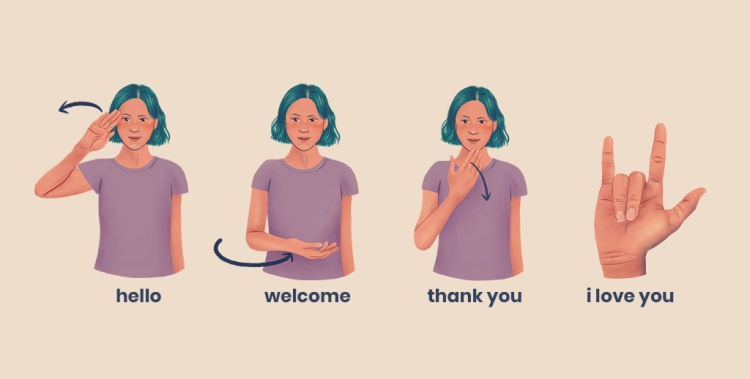
#> input picture images/general_image.jpg, 750 x 379 px
$ python -i gesture_data_collector.py   (imports and definitions only)
#> lines starting #> are read from the running program, lines starting #| are printed output that depends on the picture
#> further down, picture is the input picture: shape (379, 750, 3); mean B, G, R 188.2, 201.9, 225.3
"""
Advanced Gesture Data Collector
--------------------------------
Captures segmented hand images for sign/gesture recognition training.

This script uses the previously saved 'hand_histogram.pkl' to segment
your hand and automatically captures gesture images into folders.

Workflow:
1. Ensure 'hand_histogram.pkl' exists (created by the histogram generator).
2. Run this script.
3. Enter gesture ID and name.
4. Place your hand inside the ROI (green box).
5. Press 'C' to start capturing, 'C' again to pause.
6. Automatically saves 1000 processed gesture images to:
       gestures/<gesture_id>/

Features:
- CLAHE lighting normalization
- Robust histogram-based skin segmentation
- Smooth, filled, solid white-hand masks
- SQLite database integration for gesture metadata

Dependencies:
    OpenCV, NumPy, Pickle, SQLite3
"""

import cv2
import numpy as np
import os
import pickle
import random
import sqlite3


# ===============================================================
# Global Parameters
# ===============================================================

IMG_WIDTH, IMG_HEIGHT = 50, 50
ROI_X, ROI_Y, ROI_W, ROI_H = 360, 120, 180, 240
TOTAL_IMAGES = 1000


# ===============================================================
# Utility Functions
# ===============================================================

def equalize_brightness(frame):
    """Apply CLAHE to reduce lighting variations."""
    lab = cv2.cvtColor(frame, cv2.COLOR_BGR2LAB)
#> lab: shape (379, 750, 3); mean of channels 0, 1, 2 211.2, 134.4, 138
    l, a, b = cv2.split(lab)
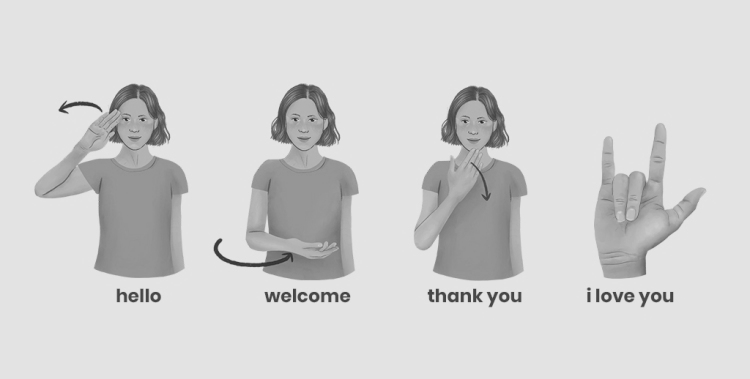
#> l: shape (379, 750); min 43, max 230, mean 211.2
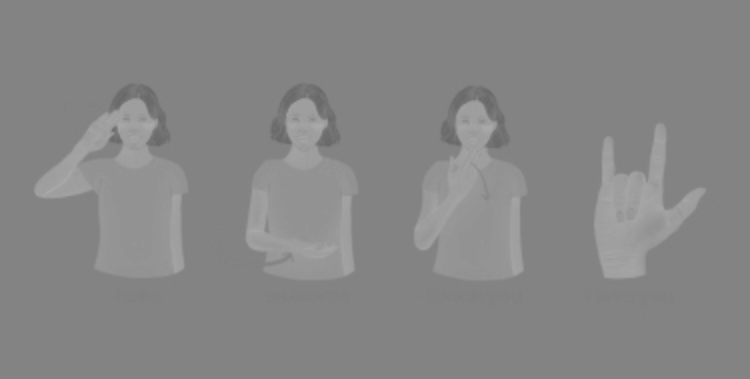
#> a: shape (379, 750); min 103, max 170, mean 134.4
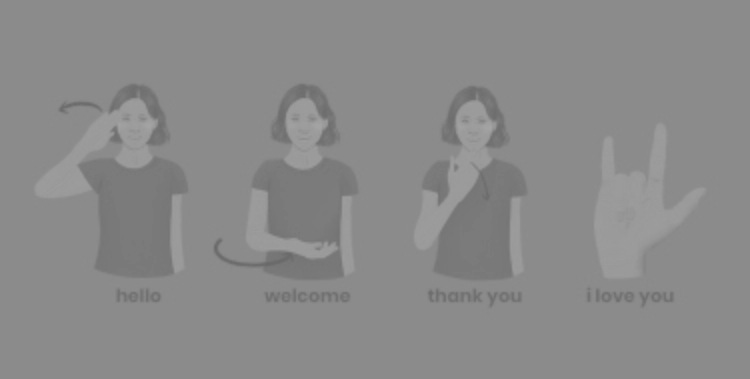
#> b: shape (379, 750); min 105, max 165, mean 138
    clahe = cv2.createCLAHE(clipLimit=2.0, tileGridSize=(8, 8))
    l = clahe.apply(l)
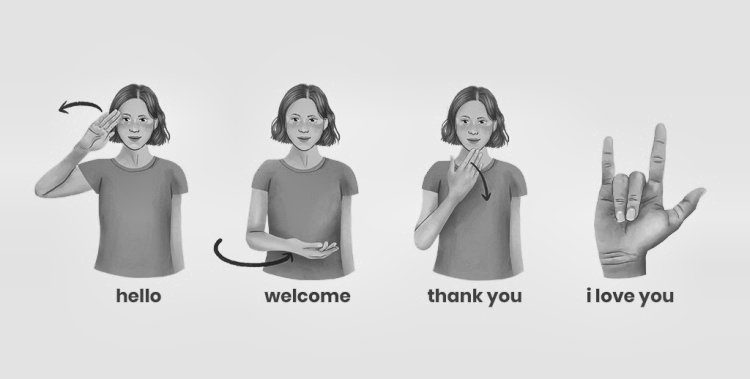
#> l: shape (379, 750); min 20, max 241, mean 211.3
    lab = cv2.merge((l, a, b))
#> lab: shape (379, 750, 3); mean of channels 0, 1, 2 211.3, 134.4, 138
    return cv2.cvtColor(lab, cv2.COLOR_LAB2BGR)
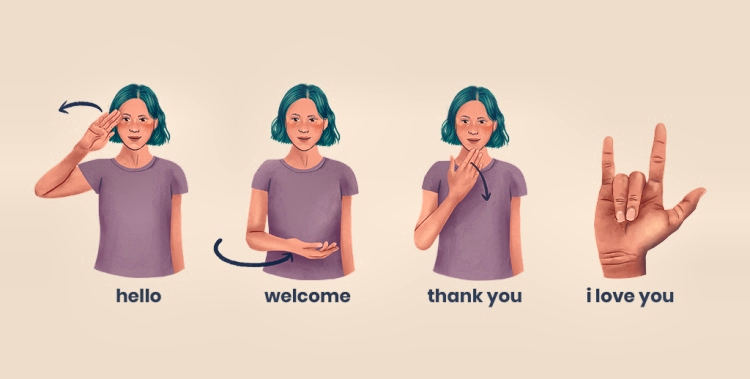
#> returned value: shape (379, 750, 3); mean B, G, R 188.5, 202.3, 225.6


# [182 lines left out: functions load_hand_histogram, setup_environment, create_gesture_folder, save_gesture_to_db, capture_gesture_images, not called in this run]


# ===============================================================
# Main Execution
# ===============================================================

# [9 lines not run here, left out]

>>> import cv2
>>> picture = cv2.imread('../images/general_image.jpg')
>>> result = equalize_brightness(picture)
